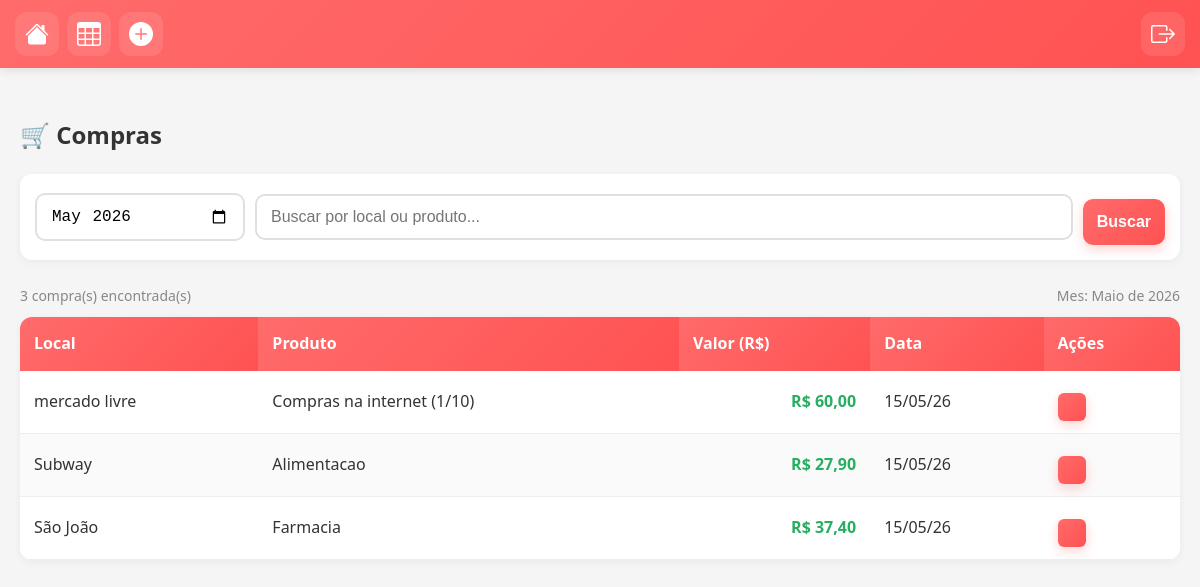
The page /compras (signed in) on the database its author committed.
### tables this page shows
CREATE TABLE compras (
        id INTEGER PRIMARY KEY AUTOINCREMENT,
        usuario_id INTEGER NOT NULL,
        local TEXT,
        produto TEXT,
        valor REAL NOT NULL CHECK(valor >= 0),
        data TEXT NOT NULL,
        parcelas INTEGER DEFAULT 1,
        parcela_atual INTEGER DEFAULT 1,
        data_cadastro TEXT DEFAULT CURRENT_TIMESTAMP,
        FOREIGN KEY (usuario_id) REFERENCES usuarios(id) ON DELETE CASCADE
    );

### app.py (the view)
@app.route('/compras')
@login_required
def compras():
    usuario_id = session['usuario_id']
    mes = request.args.get('mes') or date.today().strftime('%Y-%m')
    busca = request.args.get('busca', '').strip()
    pagina = request.args.get('pagina', 1, type=int)
    por_pagina = 20
    db = get_db()
    cursor = db.cursor()
    query = "SELECT COUNT(*) as total FROM compras WHERE usuario_id=?"
    params = [usuario_id]
    query += " AND strftime('%Y-%m', data)=?"
    params.append(mes)
    if busca:
        query += " AND (produto LIKE ? OR local LIKE ?)"
        busca_like = f"%{busca}%"
        params.extend([busca_like, busca_like])
    cursor.execute(query, params)
    total_registros = cursor.fetchone()['total']
    query = """
        SELECT id, local, produto, valor, data, parcelas, parcela_atual
        FROM compras WHERE usuario_id=?
    """
    params = [usuario_id]
    query += " AND strftime('%Y-%m', data)=?"
    params.append(mes)
    if busca:
        query += " AND (produto LIKE ? OR local LIKE ?)"
        busca_like = f"%{busca}%"
        params.extend([busca_like, busca_like])
    query += " ORDER BY data DESC LIMIT ? OFFSET ?"
    params.extend([por_pagina, (pagina - 1) * por_pagina])
    cursor.execute(query, params)
    dados = cursor.fetchall()
    compras_formatadas = []
    for c in dados:
        compras_formatadas.append({
            'id': c['id'],
            'local': c['local'],
            'produto': c['produto'],
            'valor': float(c['valor'] or 0),
            'data': formatar_data(c['data']),
            'parcelas': c['parcelas'],
            'parcela_atual': c['parcela_atual']
        })
    total_paginas = (total_registros + por_pagina - 1) // por_pagina
    return render_template(
        'compras.html',
        compras=compras_formatadas,
        mes=mes,
        busca=busca,
        mes_formatado=formatar_mes(mes),
        pagina=pagina,
        total_paginas=total_paginas,
        total_registros=total_registros
    )

### app.py (called while the page is built)
@app.after_request
def add_security_headers(response):
    response.headers['X-Content-Type-Options'] = 'nosniff'
    response.headers['X-Frame-Options'] = 'DENY'
    response.headers['X-XSS-Protection'] = '1; mode=block'
    response.headers['Strict-Transport-Security'] = 'max-age=31536000; includeSubDomains'
    response.headers['Content-Security-Policy'] = (
        "default-src 'self'; "
        "script-src 'self' 'unsafe-inline' https://cdn.jsdelivr.net; "
        "style-src 'self' 'unsafe-inline' https://cdn.jsdelivr.net; "
        "font-src 'self' https://cdn.jsdelivr.net; "
        "connect-src 'self' https://cdn.jsdelivr.net; "
        "img-src 'self' data:;"
    )
    return response

def get_db():
    if 'db' not in g:
        g.db = sqlite3.connect(DATABASE)
        g.db.row_factory = sqlite3.Row
    return g.db

def formatar_mes(mes):
    meses = {
        "01": "Janeiro", "02": "Fevereiro", "03": "Marco", "04": "Abril",
        "05": "Maio", "06": "Junho", "07": "Julho", "08": "Agosto",
        "09": "Setembro", "10": "Outubro", "11": "Novembro", "12": "Dezembro"
    }
    if mes:
        ano, mes_num = mes.split('-')
        return f"{meses.get(mes_num)} de {ano}"
    return ""

def formatar_data(data_str):
    try:
        data = datetime.strptime(data_str, '%Y-%m-%d')
        return data.strftime('%d/%m/%y')
    except (ValueError, TypeError):
        return data_str

def login_required(f):
    @wraps(f)
    def decorated_function(*args, **kwargs):
        if 'usuario_id' not in session:
            flash("Faca login para acessar esta pagina", "erro")
            return redirect('/login')
        return f(*args, **kwargs)
    return decorated_function

### templates/compras.html (shortened to what this page needs)
{% extends 'base.html' %}
{% block content %}
<h2>🛒 Compras</h2>
<form method="GET" id="formFiltro" class="filtro-form">
    <div class="filtro-row">
        <input type="month" name="mes" value="{{ mes or '' }}" onchange="this.form.submit();" class="input-month">
        <input type="text" name="busca" value="{{ busca or '' }}" placeholder="Buscar por local ou produto..." class="input-busca">
        <button type="submit" class="btn-buscar">Buscar</button>
    </div>
</form>
<div class="info-bar">
    <span>{{ total_registros }} compra(s) encontrada(s)</span>
    <span>Mes: {{ mes_formatado }}</span>
</div>
<div class="table-container">
    <table class="tabela">
        <thead>
            <tr>
                <th>Local</th>
                <th>Produto</th>
                <th class="valor">Valor (R$)</th>
                <th>Data</th>
                <th>Ações</th>
            </tr>
        </thead>
        <tbody>
        {% if compras and compras|length > 0 %}
            {% for c in compras %}
            <tr>
                <td>{{ c.local }}</td>
                <td>{{ c.produto }}</td>
                <td class="valor">
                    R$ {{ "{:,.2f}".format(c.valor).replace(",", "X").replace(".", ",").replace("X", ".") }}
                </td>
                <td>{{ c.data }}</td>
                <td>
                    <form method="POST" action="/compra/{{ c.id }}/excluir" class="form-excluir" onsubmit="return confirm('Tem certeza que deseja excluir esta compra?');">
                        <button type="submit" class="btn-excluir" aria-label="Excluir compra">
                        </button>
                    </form>
                </td>
            </tr>
            {% endfor %}
        {% endif %}
        </tbody>
    </table>
</div>
{% endblock %}

### templates/base.html (shortened to what this page needs)
<!DOCTYPE html>
<html lang="pt-br">
<head>
    <link rel="stylesheet" href="{{ url_for('static', filename='style.css') }}">
</head>
<body>
<<header>
    <nav class="navbar" role="navigation" aria-label="Navegacao principal">
        <div class="nav-center icons-app">
            {% if request.path == '/relatorio' %}
                <a href="/" class="top-icon" aria-label="Inicio">
                    <span class="nav-icon"><svg viewBox="0 0 16 16"><path d="M8.707 1.5a1 1 0 0 0-1.414 0L.646 8.146a.5.5 0 0 0 .708.708L8 2.207l6.646 6.647a.5.5 0 0 0 .708-.708L13 5.793V2.5a.5.5 0 0 0-.5-.5h-1a.5.5 0 0 0-.5.5v1.293L8.707 1.5Z"/><path d="m8 3.293 6 6V13.5a1.5 1.5 0 0 1-1.5 1.5h-9A1.5 1.5 0 0 1 2 13.5V9.293l6-6Z"/></svg></span>
                </a>
                <a href="/compras" class="top-icon" aria-label="Compras">
                    <span class="nav-icon"><svg viewBox="0 0 16 16"><path d="M0 1.5A.5.5 0 0 1 .5 1H2a.5.5 0 0 1 .485.379L2.89 3H14.5a.5.5 0 0 1 .491.592l-1.5 8A.5.5 0 0 1 13 12H4a.5.5 0 0 1-.491-.408L2.01 3.607 1.61 2H.5a.5.5 0 0 1-.5-.5zM5 12a2 2 0 1 0 0 4 2 2 0 0 0 0-4zm7 0a2 2 0 1 0 0 4 2 2 0 0 0 0-4zm-7 1a1 1 0 1 1 0 2 1 1 0 0 1 0-2zm7 0a1 1 0 1 1 0 2 1 1 0 0 1 0-2z"/></svg></span>
                </a>
                <a href="/cadastrar" class="top-icon" aria-label="Nova compra">
                    <span class="nav-icon"><svg viewBox="0 0 16 16"><path d="M16 8A8 8 0 1 1 0 8a8 8 0 0 1 16 0zM8.5 4.5a.5.5 0 0 0-1 0v3h-3a.5.5 0 0 0 0 1h3v3a.5.5 0 0 0 1 0v-3h3a.5.5 0 0 0 0-1h-3v-3z"/></svg></span>
                </a>
            {% elif request.path == '/compras' %}
                <a href="/" class="top-icon" aria-label="Inicio">
                    <span class="nav-icon"><svg viewBox="0 0 16 16"><path d="M8.707 1.5a1 1 0 0 0-1.414 0L.646 8.146a.5.5 0 0 0 .708.708L8 2.207l6.646 6.647a.5.5 0 0 0 .708-.708L13 5.793V2.5a.5.5 0 0 0-.5-.5h-1a.5.5 0 0 0-.5.5v1.293L8.707 1.5Z"/><path d="m8 3.293 6 6V13.5a1.5 1.5 0 0 1-1.5 1.5h-9A1.5 1.5 0 0 1 2 13.5V9.293l6-6Z"/></svg></span>
                </a>
                <a href="/relatorio" class="top-icon" aria-label="Relatorio">
                    <span class="nav-icon"><svg viewBox="0 0 16 16"><path d="M0 2a2 2 0 0 1 2-2h12a2 2 0 0 1 2 2v12a2 2 0 0 1-2 2H2a2 2 0 0 1-2-2V2zm15 2h-4v3h4V4zm0 4h-4v3h4V8zm0 4h-4v3h3a1 1 0 0 0 1-1v-2zm-5 3v-3H6v3h4zm-5 0v-3H1v2a1 1 0 0 0 1 1h3zm-4-4h4V8H1v3zm0-4h4V4H1v3zm5-3v3h4V4H6zm4 4H6v3h4V8z"/></svg></span>
                </a>
                <a href="/cadastrar" class="top-icon" aria-label="Nova compra">
                    <span class="nav-icon"><svg viewBox="0 0 16 16"><path d="M16 8A8 8 0 1 1 0 8a8 8 0 0 1 16 0zM8.5 4.5a.5.5 0 0 0-1 0v3h-3a.5.5 0 0 0 0 1h3v3a.5.5 0 0 0 1 0v-3h3a.5.5 0 0 0 0-1h-3v-3z"/></svg></span>
                </a>
            {% endif %}
        </div>
        <div class="nav-right">
            {% if 'usuario_id' in session %}
            <a href="#" class="top-icon" onclick="if(isSwiping) return false; abrirModalLogout()" aria-label="Sair">
                <span class="nav-icon"></span>
            </a>
            {% endif %}
        </div>
    </nav>
</header>
<div class="container">
    {% block content %}{% endblock %}
</div>
</body>
</html>

### static/style.css (style rules this page uses)
* { box-sizing: border-box; }
body { font-family: 'Segoe UI', Arial, sans-serif; margin: 0; background: #f5f5f5; color: #333; line-height: 1.6; }
header { position: fixed; top: 0; width: 100%; background: linear-gradient(135deg, #ff6b6b, #ff5252); color: white; padding: 12px 15px; z-index: 1000; box-shadow: 0 2px 10px rgba(0,0,0,0.1); }
.navbar { display: flex; justify-content: space-between; align-items: center; max-width: 1200px; margin: 0 auto; }
.nav-center { display: flex; align-items: center; gap: 8px; }
.nav-right { display: flex; align-items: center; gap: 10px; }
.icons-app { display: flex; justify-content: center; align-items: center; gap: 8px; }
.top-icon { color: white; font-size: 22px; width: 44px; height: 44px; display: flex; align-items: center; justify-content: center; border-radius: 12px; text-decoration: none; transition: all 0.2s; background: rgba(255,255,255,0.1); font-family:"bootstrap-icons" !important; }
.container { padding: 20px; margin-top: 70px; max-width: 1200px; margin-left: auto; margin-right: auto; }
form { display: flex; flex-direction: column; }
input, select, button { padding: 12px 14px; font-size: 16px; border-radius: 10px; border: 2px solid #e0e0e0; outline: none; transition: all 0.3s; width: 100%; }
button[type="submit"] { background: linear-gradient(135deg, #ff6b6b, #ff5252); color: white; border: none; padding: 14px; font-weight: 600; cursor: pointer; margin-top: 10px; box-shadow: 0 4px 12px rgba(255,107,107,0.3); }
.filtro-form { background: white; padding: 15px; border-radius: 12px; margin-bottom: 15px; box-shadow: 0 2px 8px rgba(0,0,0,0.05); }
.filtro-row { display: flex; gap: 10px; flex-wrap: wrap; align-items: center; }
.input-month { width: auto; min-width: 150px; }
.input-busca { flex: 1; min-width: 200px; }
.btn-buscar { width: auto; padding: 12px 20px; background: #ff6b6b; color: white; border: none; border-radius: 10px; cursor: pointer; font-weight: 600; }
.info-bar { display: flex; justify-content: space-between; align-items: center; padding: 10px 0; color: #888; font-size: 14px; }
.table-container { width: 100%; max-height: 500px; overflow-y: auto; overflow-x: auto; background: white; border-radius: 12px; box-shadow: 0 2px 8px rgba(0,0,0,0.05); }
.tabela { width: 100%; border-collapse: collapse; }
.tabela thead th { position: sticky; top: 0; z-index: 10; background: linear-gradient(135deg, #ff6b6b, #ff5252); color: white; padding: 14px; text-align: left; font-weight: 600; }
.tabela td { padding: 12px 14px; border-bottom: 1px solid #eee; }
.tabela tbody tr:nth-child(even) { background: #fafafa; }
.valor { text-align: right; font-weight: bold; color: #27ae60; }
.form-excluir { display: inline; margin: 0; }
.btn-excluir { background: #ff6b6b; color: white; border: none; padding: 6px 12px; border-radius: 6px; cursor: pointer; font-size: 14px; width: auto; margin: 0; }
h1, h2, h3 { margin-top: 0; color: #333; }

### templates/base.html (style rules this page uses)
.nav-icon { display: inline-flex; align-items: center; justify-content: center; width: 24px; height: 24px; color: inherit; }
.nav-icon svg { width: 100%; height: 100%; display: block; fill: currentColor; }
.top-icon svg, .top-icon svg path { fill: currentColor !important; }

### rows shown on the page
compras: local "mercado livre", produto "Compras na internet (1/10)", valor "60,00", data "15/05/26"
compras: local "Subway", produto "Alimentacao", valor "27,90", data "15/05/26"
compras: local "São João", produto "Farmacia", valor "37,40", data "15/05/26"

### other values the page prints
{{ total_registros }} "3"
{{ mes_formatado }} "Maio de 2026"
